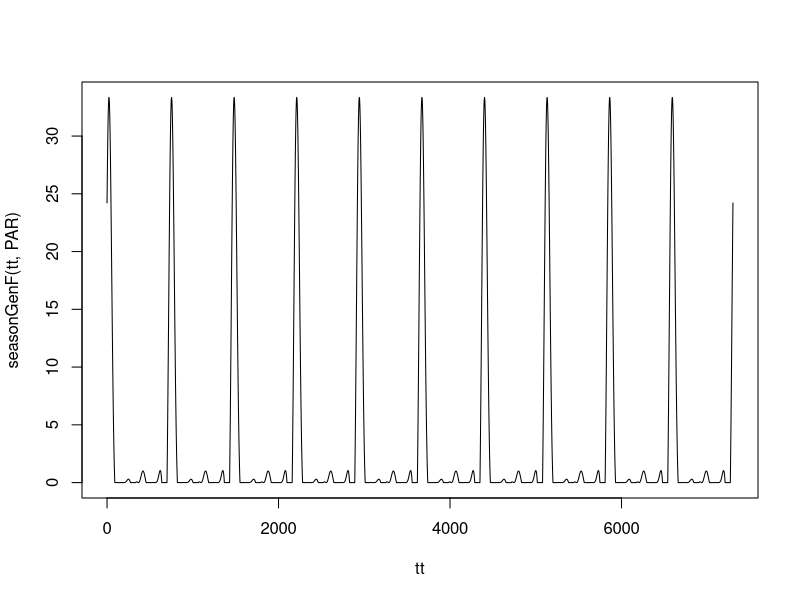

Write R code to recreate this figure.
seasonF = function(t,A=1,m=1,O=0,k1=3,k2=1,Q=1){
  # NOTE:
  #  we use cosine rather than sine because cos(0) = 1
  #  such that the parameter O references the seasonal peak
  
  #  A = amplitude
  #  m = mean; if m<1 negative numbers are set to zero
  #  Q = number of peaks per year, can be < 1
  #  O = the peak (relative to 0)
  #  k1,k2  are shape parameters
  
  pmax(0, A*(m + cos(2*Q*pi*(t-O)/365))^k1, 0)^k2
}

seasonGenF = function(t, PAR){with(PAR,{
  sFi = function(i){seasonF(t,A[i],m[i],O[i],k1[i],k2[i],Q[i])} 
  apply(sapply(1:N,sFi),1,prod) 
})}


PAR = list(
  N=3,
  A=c(1,3,1),
  m=c(1,.5,1), 
  O=c(5,30,1), 
  k1=c(1,1,1), 
  k2=c(2,1,1), 
  Q =c(1,2,.5)
)

tt = c(0:7300)

plot(tt, seasonGenF(tt,PAR), type = "l")
